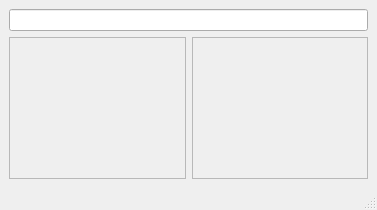
<?xml version="1.0" encoding="UTF-8"?>
<ui version="4.0">
 <class>MainWindow</class>
 <widget class="QMainWindow" name="MainWindow">
  <property name="geometry">
   <rect>
    <x>0</x>
    <y>0</y>
    <width>377</width>
    <height>210</height>
   </rect>
  </property>
  <property name="windowTitle">
   <string>MainWindow</string>
  </property>
  <widget class="QWidget" name="centralwidget">
   <layout class="QVBoxLayout" name="verticalLayout">
    <item>
     <widget class="QLineEdit" name="SearchBar"/>
    </item>
    <item>
     <layout class="QHBoxLayout" name="horizontalLayout">
      <item>
       <widget class="QScrollArea" name="ScrollMain">
        <property name="widgetResizable">
         <bool>true</bool>
        </property>
        <widget class="QWidget" name="scrollAreaWidgetContent">
         <property name="geometry">
          <rect>
           <x>0</x>
           <y>0</y>
           <width>178</width>
           <height>129</height>
          </rect>
         </property>
        </widget>
       </widget>
      </item>
      <item>
       <widget class="QScrollArea" name="ScrollSelected">
        <property name="widgetResizable">
         <bool>true</bool>
        </property>
        <widget class="QWidget" name="scrollAreaWidgetContentSelect">
         <property name="geometry">
          <rect>
           <x>0</x>
           <y>0</y>
           <width>177</width>
           <height>129</height>
          </rect>
         </property>
        </widget>
       </widget>
      </item>
     </layout>
    </item>
   </layout>
  </widget>
  <widget class="QMenuBar" name="menubar">
   <property name="geometry">
    <rect>
     <x>0</x>
     <y>0</y>
     <width>377</width>
     <height>17</height>
    </rect>
   </property>
  </widget>
  <widget class="QStatusBar" name="statusbar"/>
 </widget>
 <resources/>
 <connections/>
</ui>
